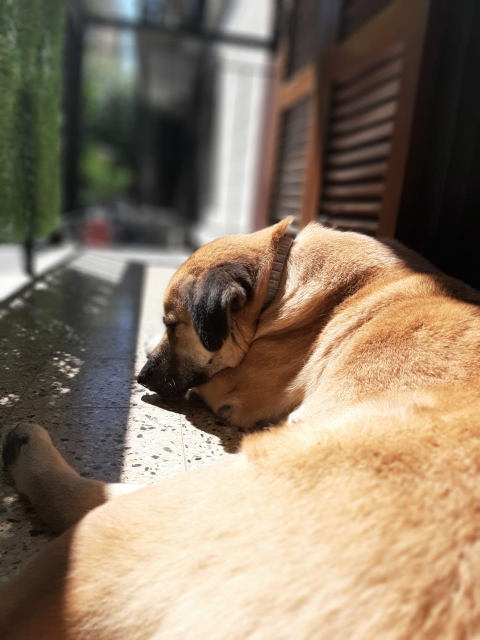
#> input picture src/chapter19/images/original/bruno.jpeg, 960 x 1280 px (shown at 1/2 size)
$ python 01_playing_with_images.py
#> lines starting #> are read from the running program, lines starting #| are printed output that depends on the picture
#! /usr/bin/env python3
# Playing with Pillow Image Library
from PIL import Image

bruno = Image.open("images/original/bruno.jpeg")
#> bruno is the input picture: PIL image 960x1280 RGB; mean R, G, B 137.7, 120.7, 101.5
bruno.save("images/new/bruno.png")

img_red = Image.new("RGBA", (300, 400), "red")
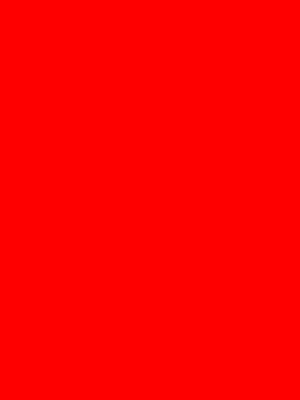
#> img_red: PIL image 300x400 RGBA; mean R, G, B, A 255, 0, 0, 255
img_red.save("images/new/img_red.png")
bruno_crop = bruno.crop((260, 420, 670, 832))
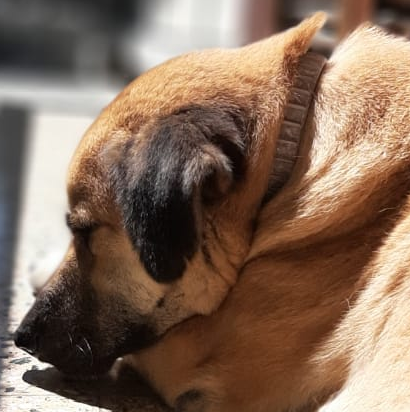
#> bruno_crop: PIL image 410x412 RGB; mean R, G, B 131.9, 107.5, 89.9
bruno_crop.save("images/new/bruno_crop.png")

bruno_faces = Image.new("RGBA", (1640, 1648), "red")
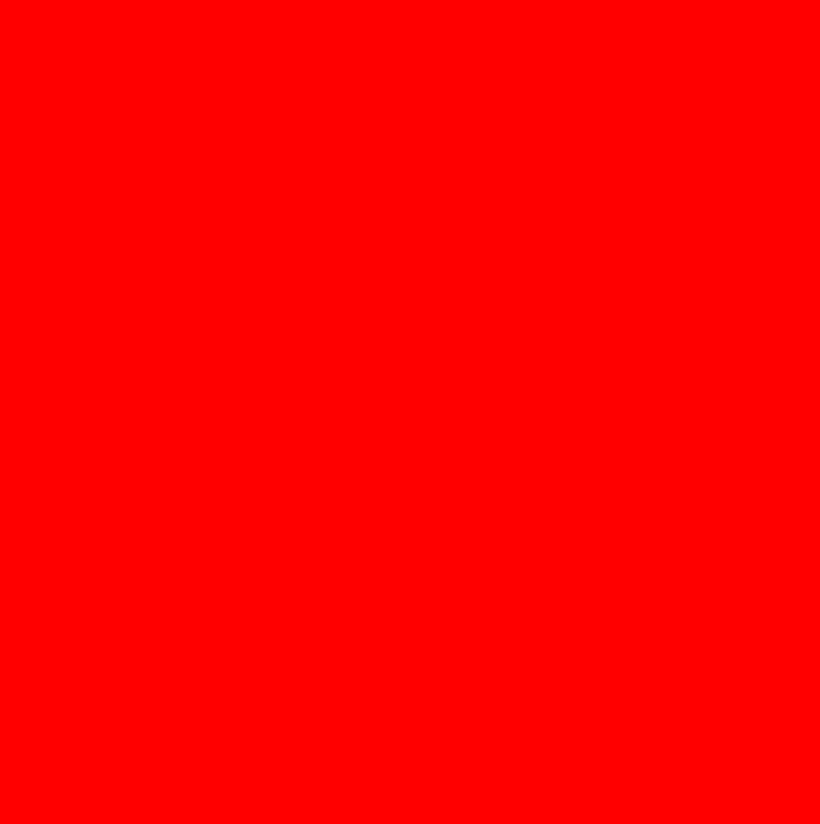
#> bruno_faces: PIL image 1640x1648 RGBA (shown at 1/2 size); mean R, G, B, A 255, 0, 0, 255
for x_y in [(i * 410, j * 412,) for i in range(4) for j in range(4)]:
    bruno_faces.paste(bruno_crop, x_y)
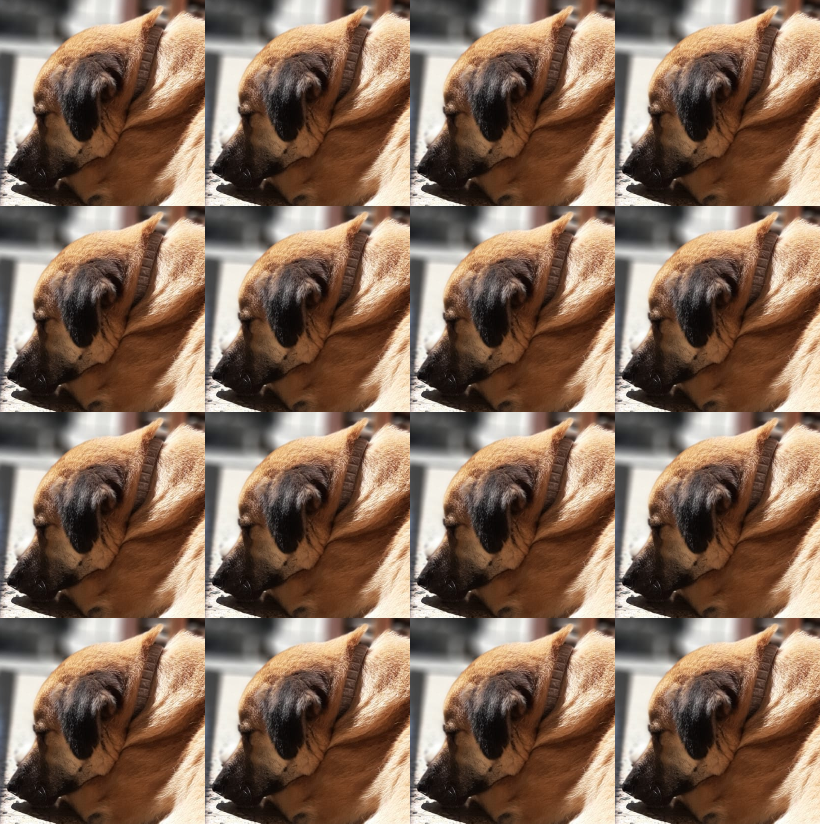
#> bruno_faces: PIL image 1640x1648 RGBA (shown at 1/2 size); mean R, G, B, A 131.9, 107.5, 89.9, 255

bruno_faces.save("images/new/bruno_faces.png")
bf_width, bf_height = bruno_faces.size
#> bf_width = 1640; bf_height = 1648
small_faces = bruno_faces.resize((bf_width // 2, bf_height // 2))
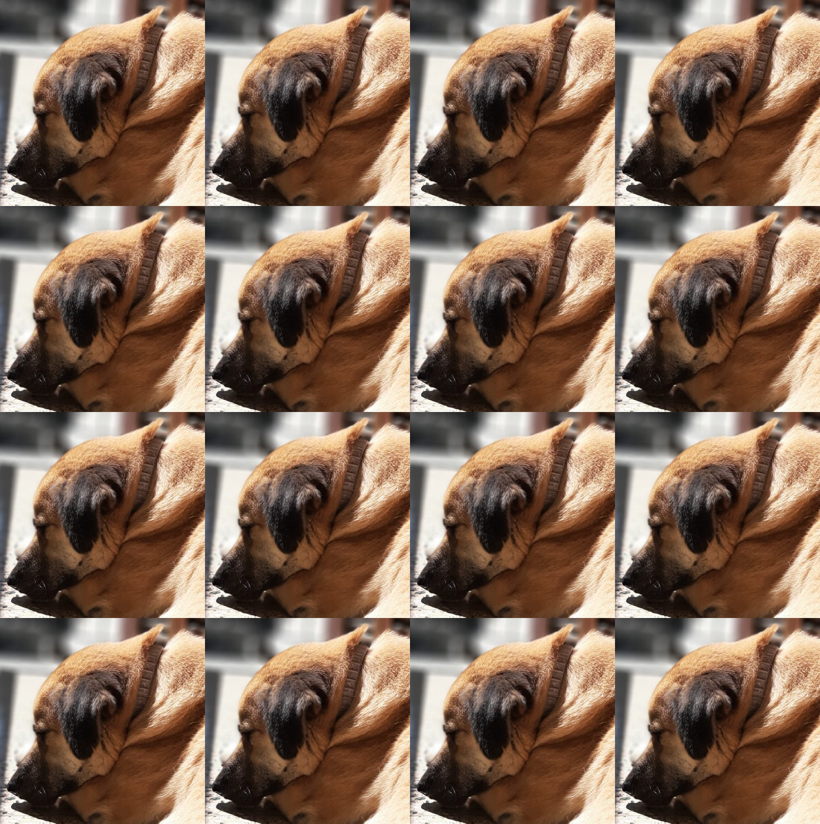
#> small_faces: PIL image 820x824 RGBA; mean R, G, B, A 131.9, 107.5, 89.9, 255
small_faces.save("images/new/bruno_small_faces.png")

bruno_mosaic = Image.new("RGBA", (1234, 1234), "black")
bruno_mosaic.paste(bruno_crop, (412, 822))
bruno_mosaic.paste(bruno_crop.rotate(90), (822, 412))
bruno_mosaic.paste(bruno_crop.rotate(180), (412, 0))
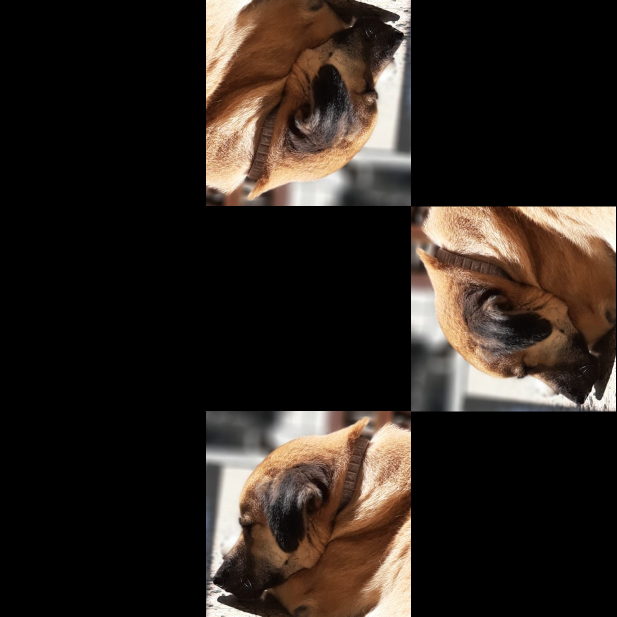
#> bruno_mosaic: PIL image 1234x1234 RGBA (shown at 1/2 size); mean R, G, B, A 43.8, 35.7, 29.9, 255
bruno_mosaic.paste(bruno_crop.rotate(270), (0, 412))
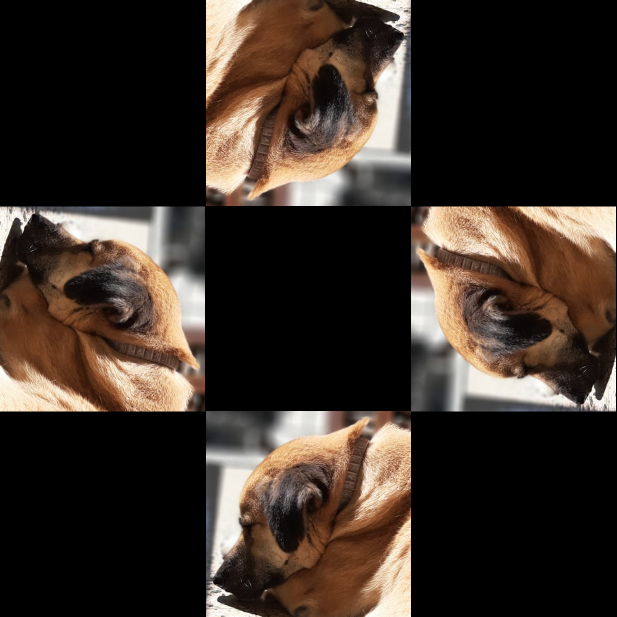
#> bruno_mosaic: PIL image 1234x1234 RGBA (shown at 1/2 size); mean R, G, B, A 58.4, 47.6, 39.8, 255

bruno_mosaic.save("images/new/bruno_mosaic.png")

#> (the run stopped early here; a loop or call above may not have finished)
